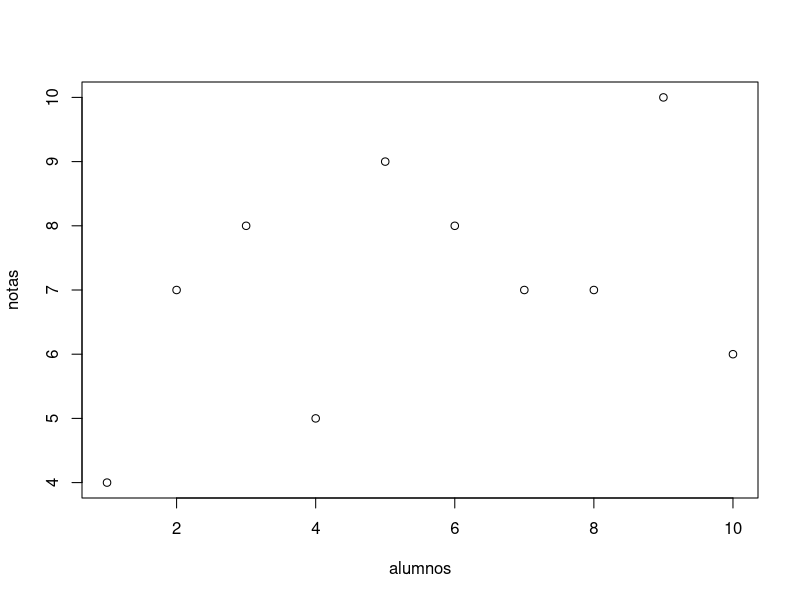
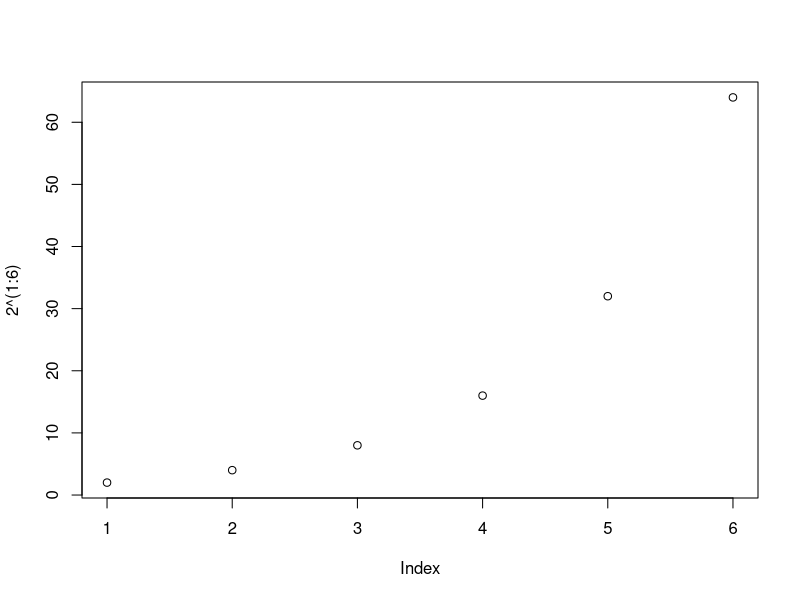
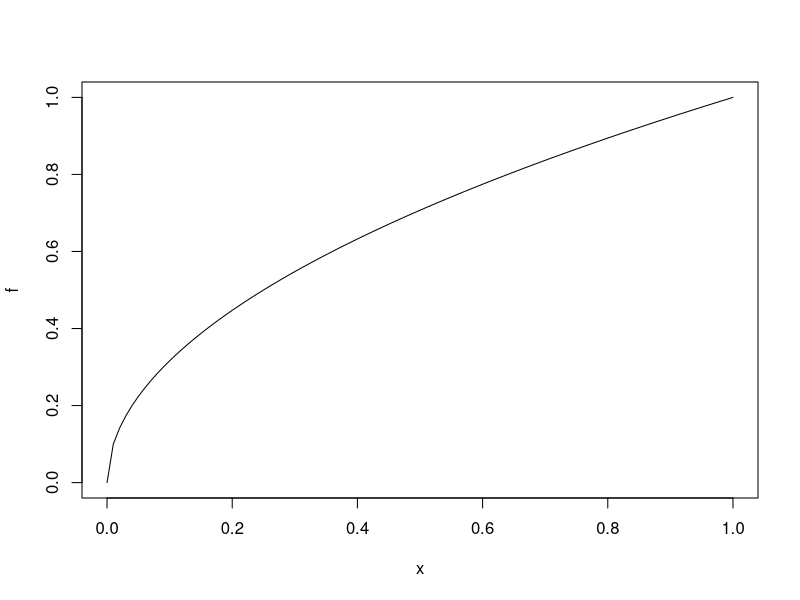
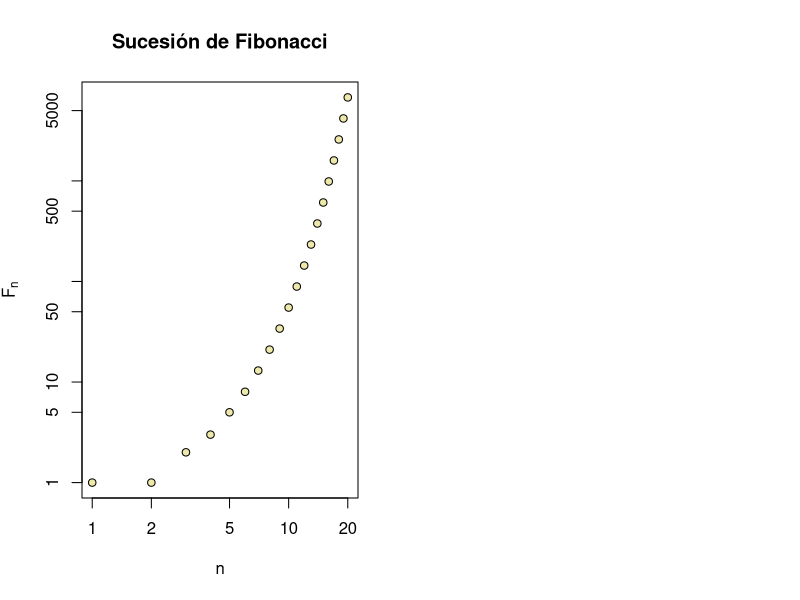
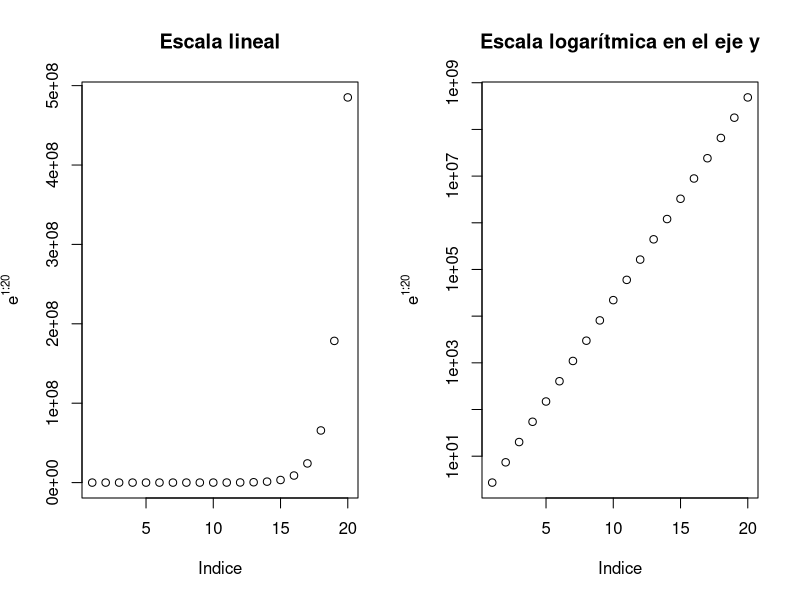
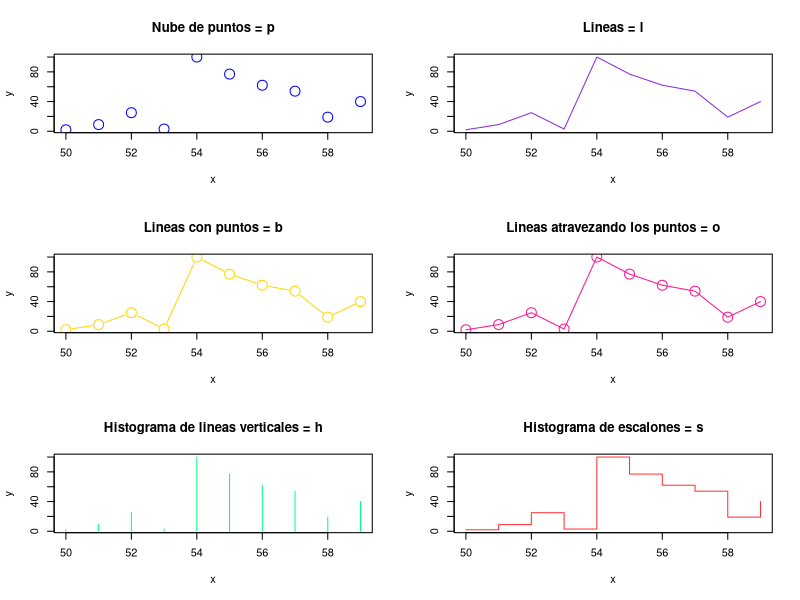
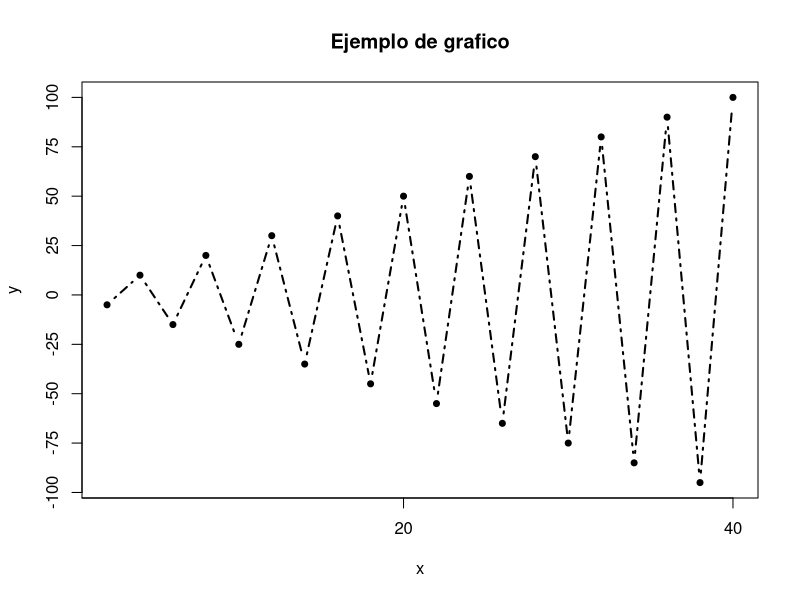
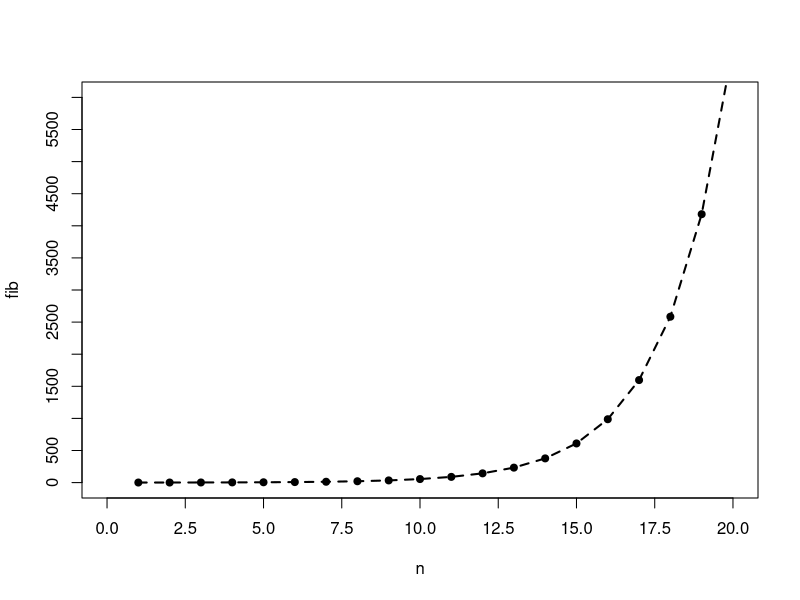

Recreate these plots in R, in order.
## ---- chunk 1
knitr::opts_chunk$set(echo = TRUE)
## ---- chunk 2
alumnos = c(1:10)
notas = c(4,7,8,5,9,8,7,7,10,6)
plot(alumnos,notas)
## ---- chunk 3
plot(2^(1:6))
## ---- chunk 4
f <- function(x){sqrt(x)}
plot(f)
## ---- chunk 5
n = 1:20
fib = (1/sqrt(5))*((1+sqrt(5))/2)^n-(1/sqrt(5))*((1-sqrt(5))/2)^n
fib
par(mfrow = c(1,2))
plot(fib, xlab="n", ylab= expression(F[n]),
     main = "Sucesión de Fibonacci", pch = 21, cex = 1, col = "black", bg = "palegoldenrod", log = "xy")
par(mfrow = c(1,1))
## ---- chunk 6
par(mfrow = c(1,2))
plot = plot(exp(1:20), xlab = "Indice", ylab = expression(e^{1:20}),
            main = "Escala lineal")
plotLog = plot(exp(1:20), log = "y", xlab = "Indice",
               ylab = expression(e^{1:20}), 
               main = "Escala logarítmica en el eje y")
par(mfrow = c(1,1))
## ---- chunk 7
par(mfrow = c(3,2))
x = c(50:59)
y = c(2,9,25,3,100,77,62,54,19,40)
plot(x,y, main="Nube de puntos = p", pch = 21, cex = 2, col = "blue", type = "p")
plot(x,y, main="Lineas = l", pch = 21, cex = 2, col = "blueviolet", type = "l")
plot(x,y, main="Lineas con puntos = b", pch = 21, cex = 2, col = "gold", type = "b")
plot(x,y, main="Lineas atravezando los puntos = o", pch = 21, cex = 2, col = "deeppink", type = "o")
plot(x,y, main="Histograma de lineas verticales = h", pch = 21, cex = 2, col = "springgreen", type = "h",)
plot(x,y, main="Histograma de escalones = s", pch = 21, cex = 2, col = "firebrick1", type = "s")
par(mfrow = c(1,1))
## ---- chunk 8
x = (2*(1:20))
y = (-1)^(1:20)*5*(1:20)
plot(x, y, main="Ejemplo de grafico", pch=20, cex=1, type="b", lty=4, lwd=2, xaxp=c(0,40,2), yaxp=c(-100,100,8))
## ---- chunk 9
plot(n, fib, pch=20, col="black",cex=1.2, type="o",lty="dashed", lwd=2, xlim=c(0,20), ylim=c(0,6000), xaxp=c(0,20,8),yaxp=c(0,6000,12))
